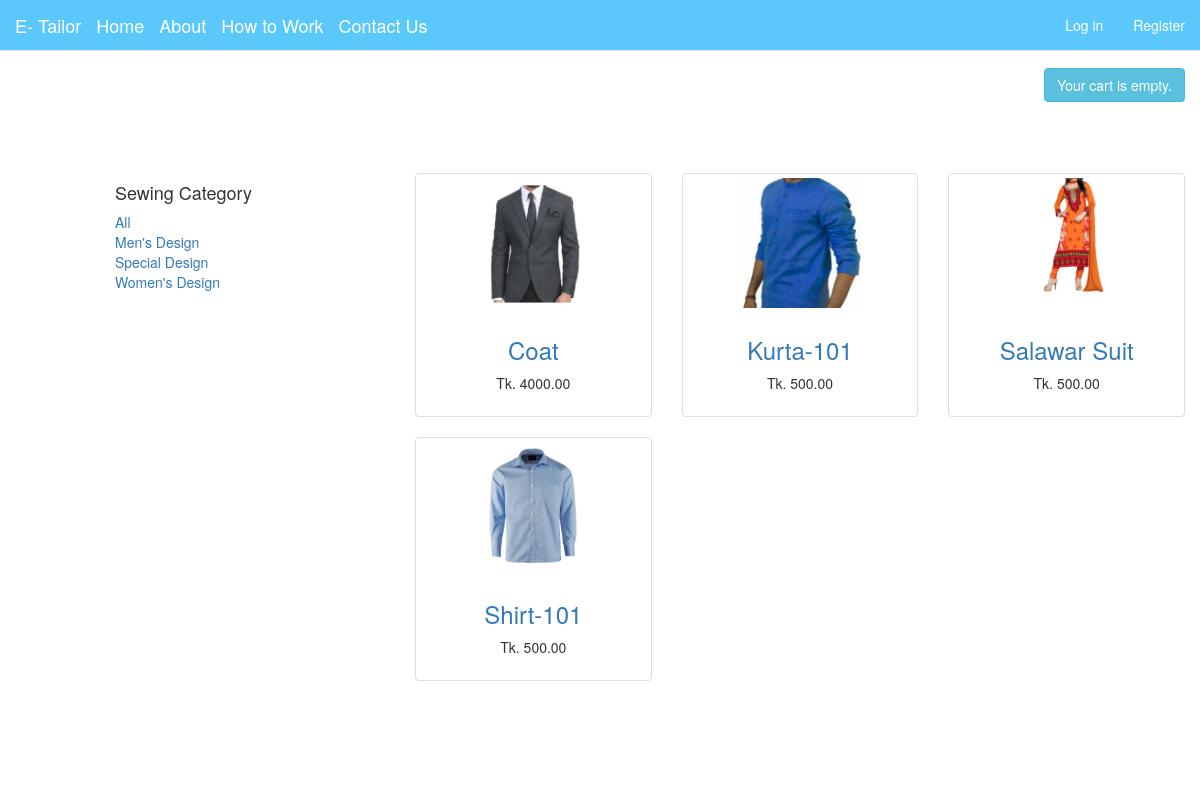
The page / on the database its author committed.
### tailor/models.py (models this page shows, shortened)
class Category(models.Model):
    name = models.CharField(max_length=150, db_index=True)
    slug = models.SlugField(max_length=150, unique=True ,db_index=True)
    created_at = models.DateTimeField(auto_now_add=True)
    updated_at = models.DateTimeField(auto_now=True)
    class Meta:
        ordering = ('name', )
        verbose_name = 'category'
        verbose_name_plural = 'categories'
    def get_absolute_url(self):
        return reverse('product_list_by_category', args=[self.slug])

class Product(models.Model):
    category = models.ForeignKey(Category, related_name='products', on_delete=models.CASCADE)
    name = models.CharField(max_length=100, db_index=True)
    slug = models.SlugField(max_length=100, db_index=True)
    description = models.TextField(blank=True)
    price = models.DecimalField(max_digits=10, decimal_places=2)
    available = models.BooleanField(default=True)
    stock = models.PositiveIntegerField()
    created_at = models.DateTimeField(auto_now_add=True)
    updated_at = models.DateTimeField(auto_now=True)
    image = models.ImageField(upload_to='products/%Y/%m/%d', blank=True)
    class Meta:
        ordering = ('name', )
        index_together = (('id', 'slug'),)
    def get_absolute_url(self):
        return reverse('product_detail', args=[self.id, self.slug])

### tailor/views.py (the view)
# urls.py: path('', views.product_list, name='product_list'),
def product_list(request, category_slug=None):
    category = None
    categories = Category.objects.all()
    products = Product.objects.filter(available=True)
    if category_slug:
        category = get_object_or_404(Category, slug=category_slug)
        products = Product.objects.filter(category=category)
    context = {
        'category': category,
        'categories': categories,
        'products': products
    }
    return render(request, 'list.html', context)

### cart/cart.py (called while the page is built)
    def __len__(self):
        return sum(item['quantity'] for item in self.cart.values())

### cart/context_processors.py (called while the page is built)
def cart(request):
    return {'cart': Cart(request)}

### tailor/templates/list.html (shortened to what this page needs)
{% extends 'base.html' %}
{% load static %}
{% block content %}
   <div class="container-fluid">
      <div class="row" style="margin-top: 6%">
        <div class="col-sm-3 col-sm-offset-1 blog-sidebar">
          <div class="">
            <h4>Sewing Category</h4>
            <ol class="list-unstyled">
              <li {% if not category %} class="active"{% endif %}><a href="{% url 'product_list' %}">All</a></li>
            {% for c in categories %}
              <li {% if category.slug == c.slug %} class="active"{% endif %}>
                  <a href="{{ c.get_absolute_url }}">{{ c.name }}</a>
              </li>
            {% endfor %}
            </ol>
          </div>
        </div>
        <div class="col-sm-8 blog-main">
          <div class="blog-post">
              <div class="row">
                  {% for product in products %}
                      <div class="col-md-4">
                        <div class="thumbnail">
                            <a href="{{ product.get_absolute_url }}">
                                <img src="{% if product.image %} {{ product.image.url }} {% else %} {% static 'img/default.jpg' %} {% endif %}" alt="..." style="height: 130px; width: auto">
                            </a>
                            <div class="caption">
                                <h3 class="text-center">
                                    <a href="{{ product.get_absolute_url }}">{{ product.name }}</a>
                                </h3>
                                <p class="text-center">Tk. {{ product.price }}</p>
                            </div>
                        </div>
                      </div>
                  {% endfor %}
              </div>
          </div>
        </div>
      </div>
    </div>
{% endblock %}

### accounts/templates/base.html (shortened to what this page needs)
<!DOCTYPE html>
{% load staticfiles %}
<html lang="en">
<head>
    <link rel="stylesheet" href="{% static 'css/bootstrap.min.css' %}">
    <link rel="stylesheet" href="{% static 'css/styles.css' %}">
</head>
<body>
{% include 'navbar.html' %}
<div class="container">
    <div class="row" style="margin-top: 6%">
         <button class="btn btn-info pull-right">
            {% with totail_items=cart|length %}
                {% if cart|length > 0 %}
                    My Sewing Order:
                    <a href="{% url "cart:cart_detail" %}" style="color: #ffffff">
                        {{ totail_items }} item{{ totail_items|pluralize }}, Tk. {{ cart.get_total_price }}
                    </a>
                    {% else %}
                    Your cart is empty.
                {% endif %}
            {% endwith %}
         </button>
    </div>
</div>
{% block content %}
{% endblock %}
</body>
</html>

### tailor/templates/navbar.html (shortened to what this page needs)
{% load static %}
<nav class="navbar navbar-default navbar-fixed-top" role="navigation" style="margin-bottom: 0px; background-color: #5AC8FA;">
  <div class="container-fluid">
      <div class="navbar-header">
    <a class="navbar-brand" href="{% url 'product_list' %}" style="color: #ffffff">E- Tailor</a>
    </div>
    <div class="navbar-header navbar-center">
    <a class="navbar-brand" href="{% url 'product_list' %}" style="color: #ffffff">Home</a>
    <a class="navbar-brand" href="{% url 'product_list' %}" style="color: #ffffff">About </a>
    <a class="navbar-brand" href="{% url 'product_list' %}" style="color: #ffffff">How to Work</a>
    <a class="navbar-brand" href="{% url 'product_list' %}" style="color: #ffffff"> Contact Us</a>
     </div>
  <div class="collapse navbar-collapse" id="bs-example-navbar-collapse-1">
    <ul class="nav navbar-nav navbar-right">
      <li class="dropdown">
          {% if request.user.is_authenticated %}
        <a href="#" class="dropdown-toggle" data-toggle="dropdown" style="color: #ffffff">{{ request.user.username }}<b class="caret"></b></a>
        <ul class="dropdown-menu">
          <li><a href="{% url 'logout' %}">logout</a></li>
            {% else %}
          <li><a href="{% url 'login' %}" style="color: #ffffff">Log in</a></li>
         <li><a href="{% url 'register' %}" style="color: #ffffff">Register</a></li>
        </ul>
         {% endif %}
  </div>
  </div>
</nav>

### tailor/static/css/styles.css (style rules this page uses)
.blog-post { margin-bottom: 60px; }

### rows shown on the page
Category: name "Men's Design"
Category: name "Special Design"
Category: name "Women's Design"
Product: image (picture), name "Coat", price "4000.00"
Product: image (picture), name "Kurta-101", price "500.00"
Product: image (picture), name "Salawar Suit", price "500.00"
Product: image (picture), name "Shirt-101", price "500.00"
